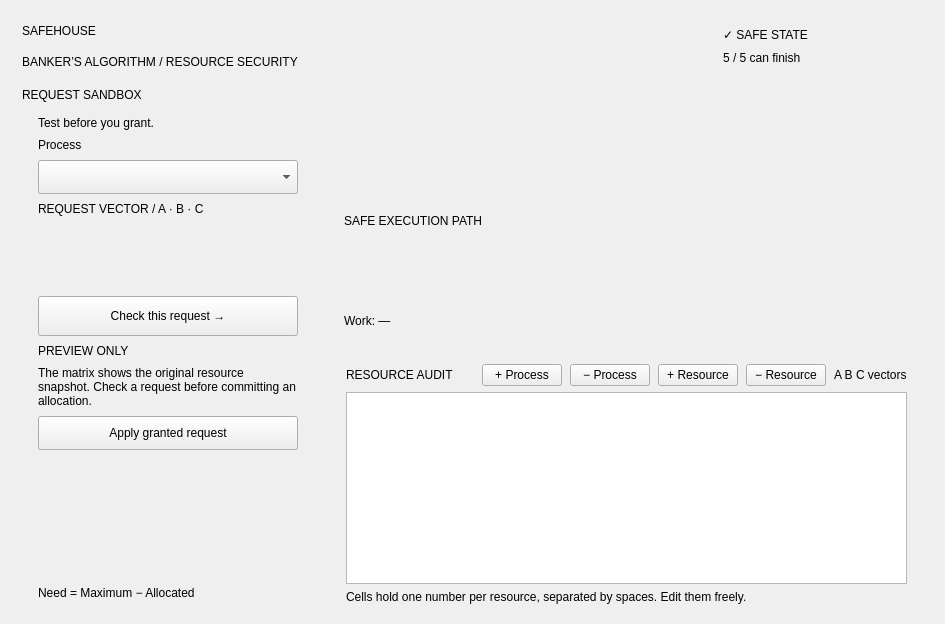
<?xml version="1.0" encoding="UTF-8"?>
<ui version="4.0">
 <class>Form</class>
 <widget class="QWidget" name="page">
   <layout class="QVBoxLayout" name="layout116">
     <property name="leftMargin"><number>22</number></property>
     <property name="topMargin"><number>16</number></property>
     <property name="rightMargin"><number>22</number></property>
     <property name="bottomMargin"><number>10</number></property>
     <property name="spacing"><number>12</number></property>
     <item>
       <widget class="QWidget" name="hdr">
         <layout class="QHBoxLayout" name="layout117">
           <property name="leftMargin"><number>0</number></property>
           <property name="topMargin"><number>0</number></property>
           <property name="rightMargin"><number>0</number></property>
           <property name="bottomMargin"><number>0</number></property>
           <property name="spacing"><number>6</number></property>
           <item>
             <widget class="QWidget" name="titleBlock">
               <layout class="QVBoxLayout" name="layout118">
                 <property name="leftMargin"><number>0</number></property>
                 <property name="topMargin"><number>0</number></property>
                 <property name="rightMargin"><number>0</number></property>
                 <property name="bottomMargin"><number>0</number></property>
                 <property name="spacing"><number>2</number></property>
                 <item>
                   <widget class="QLabel" name="lblTitle">
                     <property name="text"><string>SAFEHOUSE</string></property>
                     <property name="wordWrap"><bool>false</bool></property>
                     <property name="kind" stdset="0"><string>h1</string></property>
                   </widget>
                 </item>
                 <item>
                   <widget class="QLabel" name="lblSub">
                     <property name="text"><string>BANKER’S ALGORITHM / RESOURCE SECURITY</string></property>
                     <property name="wordWrap"><bool>false</bool></property>
                     <property name="kind" stdset="0"><string>eyebrow</string></property>
                   </widget>
                 </item>
               </layout>
             </widget>
           </item>
           <item>
             <spacer name="spacer115"><property name="orientation"><enum>Qt::Horizontal</enum></property><property name="sizeHint" stdset="0"><size><width>20</width><height>20</height></size></property></spacer>
           </item>
           <item>
             <widget class="QFrame" name="badge">
               <property name="minimumSize"><size><width>216</width><height>60</height></size></property>
               <property name="maximumSize"><size><width>216</width><height>60</height></size></property>
               <property name="card" stdset="0"><string>shadowaccent</string></property>
               <layout class="QVBoxLayout" name="layout119">
                 <property name="leftMargin"><number>16</number></property>
                 <property name="topMargin"><number>6</number></property>
                 <property name="rightMargin"><number>16</number></property>
                 <property name="bottomMargin"><number>6</number></property>
                 <property name="spacing"><number>0</number></property>
                 <item>
                   <widget class="QLabel" name="lblState">
                     <property name="text"><string>✓ SAFE STATE</string></property>
                     <property name="wordWrap"><bool>false</bool></property>
                     <property name="kind" stdset="0"><string>stat</string></property>
                   </widget>
                 </item>
                 <item>
                   <widget class="QLabel" name="lblStateSub">
                     <property name="text"><string>5 / 5 can finish</string></property>
                     <property name="wordWrap"><bool>false</bool></property>
                     <property name="kind" stdset="0"><string>small</string></property>
                   </widget>
                 </item>
               </layout>
             </widget>
           </item>
         </layout>
       </widget>
     </item>
     <item>
       <widget class="QWidget" name="body">
         <layout class="QHBoxLayout" name="layout120" stretch="0,1">
           <property name="leftMargin"><number>0</number></property>
           <property name="topMargin"><number>0</number></property>
           <property name="rightMargin"><number>0</number></property>
           <property name="bottomMargin"><number>0</number></property>
           <property name="spacing"><number>16</number></property>
           <item>
             <widget class="QFrame" name="sandbox">
               <property name="minimumSize"><size><width>292</width><height>0</height></size></property>
               <property name="maximumSize"><size><width>292</width><height>16777215</height></size></property>
               <property name="card" stdset="0"><string>shadow</string></property>
               <layout class="QVBoxLayout" name="layout121">
                 <property name="leftMargin"><number>0</number></property>
                 <property name="topMargin"><number>0</number></property>
                 <property name="rightMargin"><number>0</number></property>
                 <property name="bottomMargin"><number>0</number></property>
                 <property name="spacing"><number>0</number></property>
                 <item>
                   <widget class="QLabel" name="lblBand">
                     <property name="text"><string>REQUEST SANDBOX</string></property>
                     <property name="wordWrap"><bool>false</bool></property>
                     <property name="kind" stdset="0"><string>band</string></property>
                   </widget>
                 </item>
                 <item>
                   <widget class="QWidget" name="sbBody">
                     <layout class="QVBoxLayout" name="layout122">
                       <property name="leftMargin"><number>16</number></property>
                       <property name="topMargin"><number>14</number></property>
                       <property name="rightMargin"><number>16</number></property>
                       <property name="bottomMargin"><number>14</number></property>
                       <property name="spacing"><number>8</number></property>
                       <item>
                         <widget class="QLabel" name="lblT">
                           <property name="text"><string>Test before you grant.</string></property>
                           <property name="wordWrap"><bool>true</bool></property>
                           <property name="kind" stdset="0"><string>h2</string></property>
                         </widget>
                       </item>
                       <item>
                         <widget class="QLabel" name="lblPr">
                           <property name="text"><string>Process</string></property>
                           <property name="wordWrap"><bool>false</bool></property>
                           <property name="kind" stdset="0"><string>muted</string></property>
                         </widget>
                       </item>
                       <item>
                         <widget class="QComboBox" name="cmbProc">
                           <property name="minimumSize"><size><width>0</width><height>34</height></size></property>
                         </widget>
                       </item>
                       <item>
                         <widget class="QLabel" name="lblRv">
                           <property name="text"><string>REQUEST VECTOR / A · B · C</string></property>
                           <property name="wordWrap"><bool>false</bool></property>
                           <property name="kind" stdset="0"><string>eyebrow</string></property>
                         </widget>
                       </item>
                       <item>
                         <widget class="QWidget" name="reqHost">
                           <property name="minimumSize"><size><width>0</width><height>64</height></size></property>
                           <layout class="QHBoxLayout" name="layout123">
                             <property name="leftMargin"><number>0</number></property>
                             <property name="topMargin"><number>0</number></property>
                             <property name="rightMargin"><number>0</number></property>
                             <property name="bottomMargin"><number>0</number></property>
                             <property name="spacing"><number>8</number></property>
                           </layout>
                         </widget>
                       </item>
                       <item>
                         <widget class="QPushButton" name="btnCheck">
                           <property name="text"><string>Check this request →</string></property>
                           <property name="minimumSize"><size><width>0</width><height>40</height></size></property>
                           <property name="maximumSize"><size><width>16777215</width><height>40</height></size></property>
                           <property name="role" stdset="0"><string>primary</string></property>
                         </widget>
                       </item>
                       <item>
                         <widget class="QLabel" name="lblPrev">
                           <property name="text"><string>PREVIEW ONLY</string></property>
                           <property name="wordWrap"><bool>false</bool></property>
                           <property name="kind" stdset="0"><string>eyebrow</string></property>
                           <property name="gap" stdset="0"><string>1</string></property>
                         </widget>
                       </item>
                       <item>
                         <widget class="QLabel" name="lblPreview">
                           <property name="text"><string>The matrix shows the original resource snapshot. Check a request before committing an allocation.</string></property>
                           <property name="wordWrap"><bool>true</bool></property>
                           <property name="kind" stdset="0"><string>small</string></property>
                         </widget>
                       </item>
                       <item>
                         <widget class="QPushButton" name="btnApply">
                           <property name="text"><string>Apply granted request</string></property>
                           <property name="minimumSize"><size><width>0</width><height>34</height></size></property>
                           <property name="maximumSize"><size><width>16777215</width><height>34</height></size></property>
                           <property name="role" stdset="0"><string>plain</string></property>
                         </widget>
                       </item>
                       <item>
                         <spacer name="spacer113"><property name="orientation"><enum>Qt::Vertical</enum></property><property name="sizeHint" stdset="0"><size><width>20</width><height>20</height></size></property></spacer>
                       </item>
                       <item>
                         <widget class="QLabel" name="lblFormula">
                           <property name="text"><string>Need = Maximum − Allocated</string></property>
                           <property name="wordWrap"><bool>false</bool></property>
                           <property name="kind" stdset="0"><string>eyebrow</string></property>
                         </widget>
                       </item>
                     </layout>
                   </widget>
                 </item>
               </layout>
             </widget>
           </item>
           <item>
             <widget class="QWidget" name="right">
               <layout class="QVBoxLayout" name="layout124" stretch="0,0,1">
                 <property name="leftMargin"><number>0</number></property>
                 <property name="topMargin"><number>0</number></property>
                 <property name="rightMargin"><number>0</number></property>
                 <property name="bottomMargin"><number>0</number></property>
                 <property name="spacing"><number>12</number></property>
                 <item>
                   <widget class="QScrollArea" name="resScroll">
                     <property name="widgetResizable"><bool>true</bool></property>
                     <property name="frameShape"><enum>QFrame::NoFrame</enum></property>
                     <property name="minimumSize"><size><width>0</width><height>102</height></size></property>
                     <property name="maximumSize"><size><width>16777215</width><height>102</height></size></property>
                     <widget class="QWidget" name="resHost">
                       <layout class="QHBoxLayout" name="layout125">
                         <property name="leftMargin"><number>0</number></property>
                         <property name="topMargin"><number>0</number></property>
                         <property name="rightMargin"><number>6</number></property>
                         <property name="bottomMargin"><number>6</number></property>
                         <property name="spacing"><number>14</number></property>
                       </layout>
                     </widget>
                   </widget>
                 </item>
                 <item>
                   <widget class="QFrame" name="pathCard">
                     <property name="card" stdset="0"><string>shadowaccent</string></property>
                     <layout class="QVBoxLayout" name="layout126">
                       <property name="leftMargin"><number>14</number></property>
                       <property name="topMargin"><number>12</number></property>
                       <property name="rightMargin"><number>14</number></property>
                       <property name="bottomMargin"><number>12</number></property>
                       <property name="spacing"><number>8</number></property>
                       <item>
                         <widget class="QLabel" name="lblPath">
                           <property name="text"><string>SAFE EXECUTION PATH</string></property>
                           <property name="wordWrap"><bool>false</bool></property>
                           <property name="kind" stdset="0"><string>eyebrow</string></property>
                         </widget>
                       </item>
                       <item>
                         <widget class="QWidget" name="pathHost">
                           <property name="minimumSize"><size><width>0</width><height>70</height></size></property>
                           <layout class="QVBoxLayout" name="layout127">
                             <property name="leftMargin"><number>0</number></property>
                             <property name="topMargin"><number>0</number></property>
                             <property name="rightMargin"><number>0</number></property>
                             <property name="bottomMargin"><number>0</number></property>
                             <property name="spacing"><number>0</number></property>
                           </layout>
                         </widget>
                       </item>
                       <item>
                         <widget class="QLabel" name="lblWork">
                           <property name="text"><string>Work: —</string></property>
                           <property name="wordWrap"><bool>false</bool></property>
                           <property name="kind" stdset="0"><string>eyebrow</string></property>
                         </widget>
                       </item>
                     </layout>
                   </widget>
                 </item>
                 <item>
                   <widget class="QFrame" name="audit">
                     <property name="card" stdset="0"><string>shadow</string></property>
                     <layout class="QVBoxLayout" name="layout128">
                       <property name="leftMargin"><number>16</number></property>
                       <property name="topMargin"><number>12</number></property>
                       <property name="rightMargin"><number>16</number></property>
                       <property name="bottomMargin"><number>10</number></property>
                       <property name="spacing"><number>6</number></property>
                       <item>
                         <widget class="QWidget" name="auHead">
                           <layout class="QHBoxLayout" name="layout129">
                             <property name="leftMargin"><number>0</number></property>
                             <property name="topMargin"><number>0</number></property>
                             <property name="rightMargin"><number>0</number></property>
                             <property name="bottomMargin"><number>0</number></property>
                             <property name="spacing"><number>8</number></property>
                             <item>
                               <widget class="QLabel" name="lblAudit">
                                 <property name="text"><string>RESOURCE AUDIT</string></property>
                                 <property name="wordWrap"><bool>false</bool></property>
                                 <property name="kind" stdset="0"><string>h3</string></property>
                               </widget>
                             </item>
                             <item>
                               <spacer name="spacer114"><property name="orientation"><enum>Qt::Horizontal</enum></property><property name="sizeHint" stdset="0"><size><width>20</width><height>20</height></size></property></spacer>
                             </item>
                             <item>
                               <widget class="QPushButton" name="btnAddProc">
                                 <property name="text"><string>+ Process</string></property>
                                 <property name="role" stdset="0"><string>mini</string></property>
                               </widget>
                             </item>
                             <item>
                               <widget class="QPushButton" name="btnDelProc">
                                 <property name="text"><string>− Process</string></property>
                                 <property name="role" stdset="0"><string>mini</string></property>
                               </widget>
                             </item>
                             <item>
                               <widget class="QPushButton" name="btnAddRes">
                                 <property name="text"><string>+ Resource</string></property>
                                 <property name="role" stdset="0"><string>mini</string></property>
                               </widget>
                             </item>
                             <item>
                               <widget class="QPushButton" name="btnDelRes">
                                 <property name="text"><string>− Resource</string></property>
                                 <property name="role" stdset="0"><string>mini</string></property>
                               </widget>
                             </item>
                             <item>
                               <widget class="QLabel" name="lblVec">
                                 <property name="text"><string>A B C vectors</string></property>
                                 <property name="wordWrap"><bool>false</bool></property>
                                 <property name="kind" stdset="0"><string>eyebrow</string></property>
                               </widget>
                             </item>
                           </layout>
                         </widget>
                       </item>
                       <item>
                         <widget class="QTableWidget" name="tblAudit">
                         </widget>
                       </item>
                       <item>
                         <widget class="QLabel" name="lblAuditNote">
                           <property name="text"><string>Cells hold one number per resource, separated by spaces. Edit them freely.</string></property>
                           <property name="wordWrap"><bool>false</bool></property>
                           <property name="kind" stdset="0"><string>eyebrow</string></property>
                         </widget>
                       </item>
                     </layout>
                   </widget>
                 </item>
               </layout>
             </widget>
           </item>
         </layout>
       </widget>
     </item>
   </layout>
 </widget>
 <resources/>
 <connections/>
</ui>
